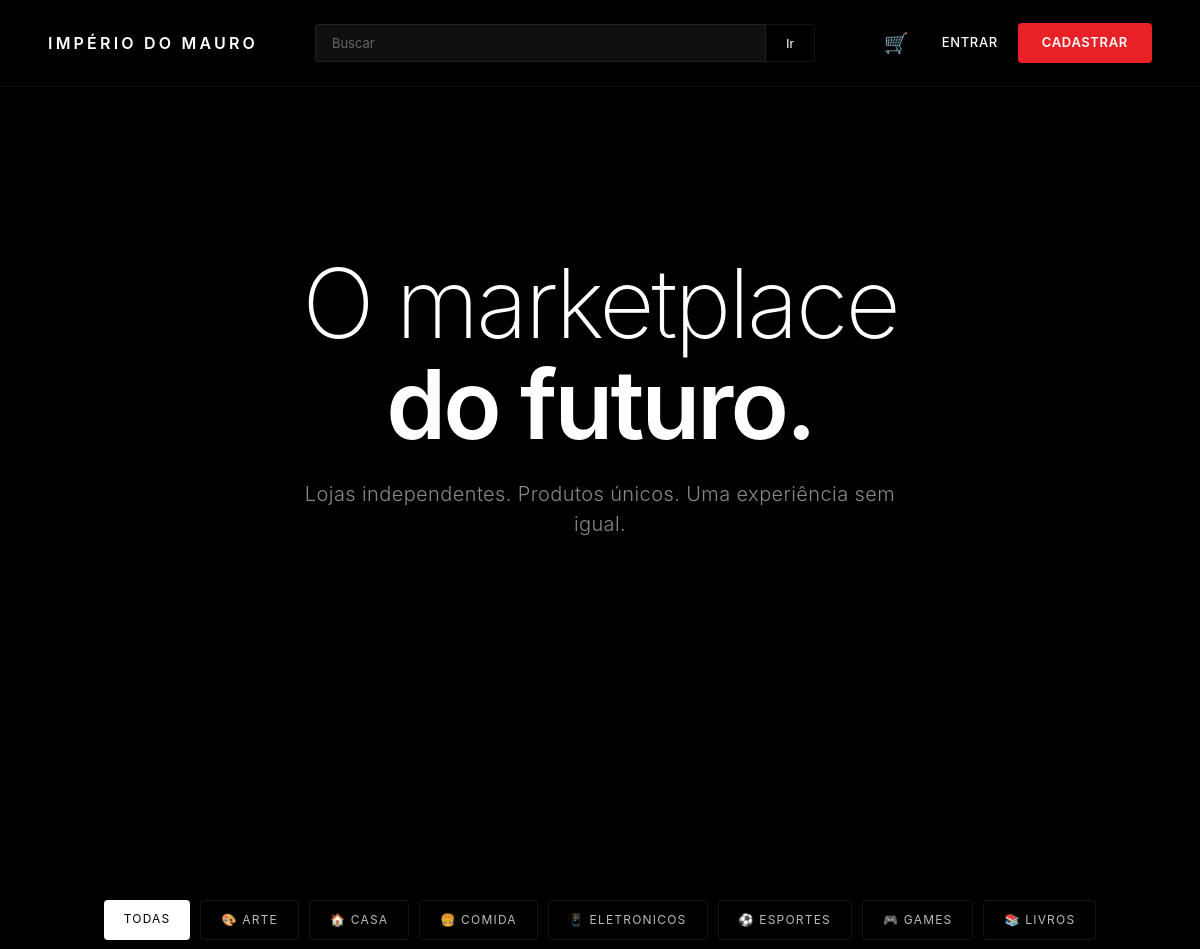
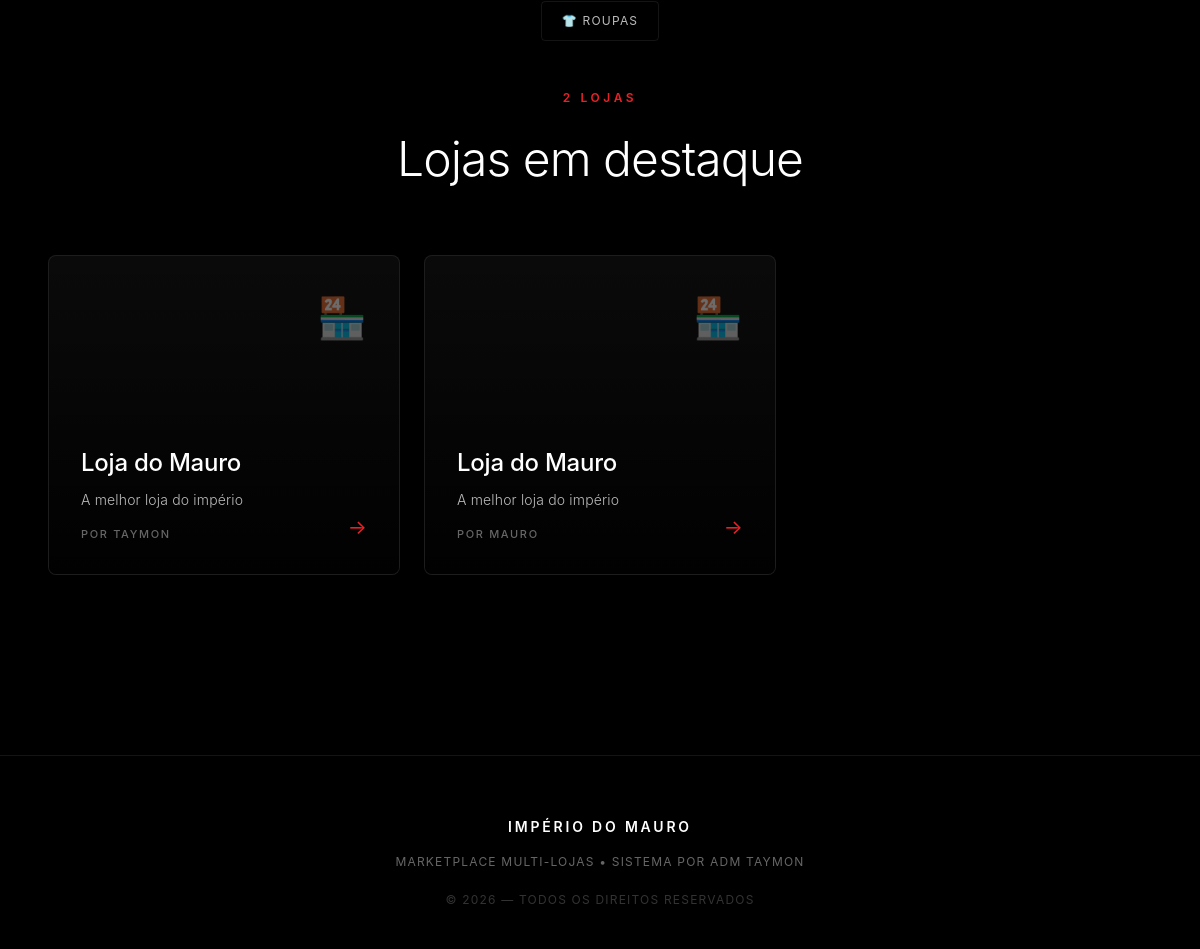
The page / on the database its author committed (2 pictures, top to bottom).
### tables this page shows
CREATE TABLE categorias (id INTEGER PRIMARY KEY AUTOINCREMENT, nome TEXT NOT NULL UNIQUE, icone TEXT DEFAULT 'X', criado_em TIMESTAMP DEFAULT CURRENT_TIMESTAMP);

CREATE TABLE lojas (
            id INTEGER PRIMARY KEY AUTOINCREMENT,
            nome TEXT NOT NULL,
            descricao TEXT,
            dono TEXT
        , imagem TEXT, categoria_id INTEGER);

### app.py (the view)
@app.route("/")
def index():
    busca = request.args.get("busca", "").strip()
    categoria_id = request.args.get("categoria", "").strip()
    conn = sqlite3.connect(DB)
    c = conn.cursor()
    if busca and categoria_id:
        c.execute("SELECT * FROM lojas WHERE nome LIKE ? AND categoria_id = ?", (f"%{busca}%", categoria_id))
    elif busca:
        c.execute("SELECT * FROM lojas WHERE nome LIKE ?", (f"%{busca}%",))
    elif categoria_id:
        c.execute("SELECT * FROM lojas WHERE categoria_id = ?", (categoria_id,))
    else:
        c.execute("SELECT * FROM lojas")
    lojas = c.fetchall()
    c.execute("SELECT id, nome, icone FROM categorias ORDER BY nome")
    categorias = c.fetchall()
    conn.close()
    return render_template("index.html", lojas=lojas, busca=busca, categorias=categorias, categoria_atual=categoria_id)

### app.py (called while the page is built)
@app.before_request
def checar_manutencao():
    rotas_livres = ["/login", "/manutencao", "/static/favicon.svg"]
    if request.path.startswith("/static/"):
        return
    if request.path in rotas_livres:
        return
    if session.get("adm"):
        return
    if MODO_MANUTENCAO:
        return render_template("manutencao.html"), 503

@app.context_processor
def injetar_contexto():
    carrinho = session.get("carrinho", {})
    total_itens = sum(carrinho.values()) if carrinho else 0
    return {
        "total_carrinho": total_itens,
        "cliente_logado": session.get("cliente_id") is not None,
        "cliente_nome": session.get("cliente_nome", "")
    }

### templates/index.html (shortened to what this page needs)
<!DOCTYPE html>
<html lang="pt-br">
<head>
    <link rel="stylesheet" href="/static/css/style.css">
</head>
<body>
    <nav class="navbar-tesla">
        <a href="/" class="logo">Império do Mauro</a>
        <form class="search-bar" method="GET" action="/">
            <input type="text" name="busca" placeholder="Buscar" value="{{ busca or '' }}">
            <button type="submit">Ir</button>
        </form>
        <div class="nav-links">
            <a href="/carrinho" style="position: relative; color: var(--white); text-decoration: none; font-size: 20px; padding: 8px 12px;">
                🛒
            </a>
            {% if session.get('adm') %}
                <a href="/painel">Painel</a>
                <a href="/logout" class="btn-tesla">Sair</a>
            {% else %}
                <a href="/entrar" style="color: var(--white); text-decoration: none; font-size: 13px; padding: 8px 12px;">Entrar</a>
                <a href="/cadastro" class="btn-tesla">Cadastrar</a>
            {% endif %}
        </div>
    </nav>
    <section class="hero-tesla">
        <h1>O marketplace<br><strong>do futuro.</strong></h1>
        <p>Lojas independentes. Produtos únicos. Uma experiência sem igual.</p>
    </section>
    <section class="section-tesla" id="lojas">
        {% if categorias %}
            <div style="display: flex; gap: 10px; flex-wrap: wrap; margin-bottom: 48px; justify-content: center;">
                <a href="/" style="padding: 10px 20px; border-radius: 4px; text-decoration: none; font-size: 12px; letter-spacing: 0.1em; text-transform: uppercase; transition: all 0.2s; {% if not categoria_atual %}background: var(--white); color: var(--black);{% else %}background: transparent; color: var(--gray-300); border: 1px solid var(--border-subtle);{% endif %}">
                    Todas
                </a>
                {% for cat in categorias %}
                    <a href="/?categoria={{ cat[0] }}" style="padding: 10px 20px; border-radius: 4px; text-decoration: none; font-size: 12px; letter-spacing: 0.1em; text-transform: uppercase; transition: all 0.2s; {% if categoria_atual == cat[0]|string %}background: var(--white); color: var(--black);{% else %}background: transparent; color: var(--gray-300); border: 1px solid var(--border-subtle);{% endif %}">
                        {{ cat[2] }} {{ cat[1] }}
                    </a>
                {% endfor %}
            </div>
        {% endif %}
        <div class="section-header">
            <div class="section-label">{{ lojas|length }} loja{% if lojas|length != 1 %}s{% endif %}</div>
            <h2 class="section-title-tesla">
                {% if busca %}
                    Resultados para "{{ busca }}"
                {% else %}
                    Lojas em destaque
                {% endif %}
            </h2>
        </div>
        {% if lojas %}
            <div class="grid-tesla">
                {% for loja in lojas %}
                    <a href="/loja/{{ loja[0] }}" class="store-tesla animate-in" style="">
                        {% if not loja[4] %}
                            <div class="store-emoji">🏪</div>
                        {% endif %}
                        <div class="store-content">
                            <h3>{{ loja[1] }}</h3>
                            <p class="store-desc">{{ loja[2] }}</p>
                            <p class="store-owner">Por {{ loja[3] }}</p>
                        </div>
                        <div class="store-arrow">→</div>
                    </a>
                {% endfor %}
            </div>
        {% endif %}
    </section>
    <footer class="footer-tesla">
        <div class="footer-brand">Império do Mauro</div>
        <p>Marketplace multi-lojas • Sistema por ADM Taymon</p>
        <p style="margin-top: 20px; opacity: 0.5;">© 2026 — Todos os direitos reservados</p>
    </footer>
</body>
</html>

### rows shown on the page
categorias: icone "🎨", nome "ARTE"
categorias: icone "🏠", nome "CASA"
categorias: icone "🍔", nome "COMIDA"
categorias: icone "📱", nome "ELETRONICOS"
categorias: icone "⚽", nome "ESPORTES"
categorias: icone "🎮", nome "GAMES"
categorias: icone "📚", nome "LIVROS"
categorias: icone "👕", nome "ROUPAS"
lojas: nome "Loja do Mauro", descricao "A melhor loja do império", dono "TAYMON"
lojas: nome "Loja do Mauro", descricao "A melhor loja do império", dono "MAURO"

### other values the page prints
{{ lojas|length }} "2"
